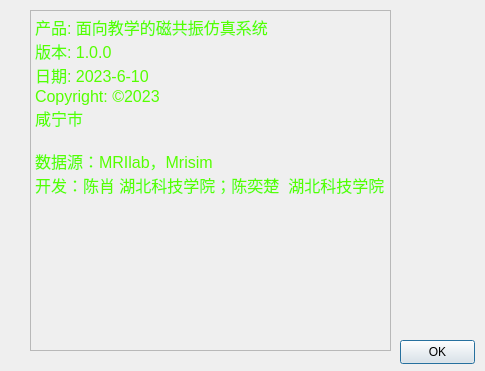
<?xml version="1.0" encoding="UTF-8"?>
<ui version="4.0">
 <class>AboutDialog</class>
 <widget class="QDialog" name="AboutDialog">
  <property name="geometry">
   <rect>
    <x>0</x>
    <y>0</y>
    <width>485</width>
    <height>371</height>
   </rect>
  </property>
  <property name="windowTitle">
   <string>About</string>
  </property>
  <property name="styleSheet">
   <string notr="true">font: 12pt &quot;Tahoma&quot;;</string>
  </property>
  <widget class="QPushButton" name="okBtn">
   <property name="geometry">
    <rect>
     <x>400</x>
     <y>340</y>
     <width>75</width>
     <height>24</height>
    </rect>
   </property>
   <property name="text">
    <string>OK</string>
   </property>
   <property name="icon">
    <iconset>
     <normaloff>.</normaloff>.</iconset>
   </property>
  </widget>
  <widget class="QTextEdit" name="textEdit">
   <property name="enabled">
    <bool>false</bool>
   </property>
   <property name="geometry">
    <rect>
     <x>30</x>
     <y>10</y>
     <width>361</width>
     <height>341</height>
    </rect>
   </property>
   <property name="html">
    <string>&lt;!DOCTYPE HTML PUBLIC &quot;-//W3C//DTD HTML 4.0//EN&quot; &quot;http://www.w3.org/TR/REC-html40/strict.dtd&quot;&gt;
&lt;html&gt;&lt;head&gt;&lt;meta name=&quot;qrichtext&quot; content=&quot;1&quot; /&gt;&lt;style type=&quot;text/css&quot;&gt;
p, li { white-space: pre-wrap; }
&lt;/style&gt;&lt;/head&gt;&lt;body style=&quot; font-family:'Tahoma'; font-size:12pt; font-weight:400; font-style:normal;&quot;&gt;
&lt;p style=&quot; margin-top:0px; margin-bottom:0px; margin-left:0px; margin-right:0px; -qt-block-indent:0; text-indent:0px;&quot;&gt;&lt;span style=&quot; color:#55ff00;&quot;&gt;产品: 面向教学的磁共振仿真系统&lt;/span&gt;&lt;/p&gt;
&lt;p style=&quot; margin-top:0px; margin-bottom:0px; margin-left:0px; margin-right:0px; -qt-block-indent:0; text-indent:0px;&quot;&gt;&lt;span style=&quot; color:#55ff00;&quot;&gt;版本: 1.0.0&lt;/span&gt;&lt;/p&gt;
&lt;p style=&quot; margin-top:0px; margin-bottom:0px; margin-left:0px; margin-right:0px; -qt-block-indent:0; text-indent:0px;&quot;&gt;&lt;span style=&quot; color:#55ff00;&quot;&gt;日期: 2023-6-10&lt;/span&gt;&lt;/p&gt;
&lt;p style=&quot; margin-top:0px; margin-bottom:0px; margin-left:0px; margin-right:0px; -qt-block-indent:0; text-indent:0px;&quot;&gt;&lt;span style=&quot; color:#55ff00;&quot;&gt;Copyright: ©2023&lt;/span&gt;&lt;/p&gt;
&lt;p style=&quot; margin-top:0px; margin-bottom:0px; margin-left:0px; margin-right:0px; -qt-block-indent:0; text-indent:0px;&quot;&gt;&lt;span style=&quot; color:#55ff00;&quot;&gt;咸宁市&lt;/span&gt;&lt;/p&gt;
&lt;p style=&quot;-qt-paragraph-type:empty; margin-top:0px; margin-bottom:0px; margin-left:0px; margin-right:0px; -qt-block-indent:0; text-indent:0px; color:#55ff00;&quot;&gt;&lt;br /&gt;&lt;/p&gt;
&lt;p style=&quot; margin-top:0px; margin-bottom:0px; margin-left:0px; margin-right:0px; -qt-block-indent:0; text-indent:0px;&quot;&gt;&lt;span style=&quot; color:#55ff00;&quot;&gt;数据源：MRIlab，Mrisim&lt;/span&gt;&lt;/p&gt;
&lt;p style=&quot; margin-top:0px; margin-bottom:0px; margin-left:0px; margin-right:0px; -qt-block-indent:0; text-indent:0px;&quot;&gt;&lt;span style=&quot; color:#55ff00;&quot;&gt;开发：陈肖 湖北科技学院；陈奕楚  湖北科技学院&lt;/span&gt;&lt;/p&gt;&lt;/body&gt;&lt;/html&gt;</string>
   </property>
  </widget>
 </widget>
 <resources/>
 <connections>
  <connection>
   <sender>okBtn</sender>
   <signal>clicked()</signal>
   <receiver>AboutDialog</receiver>
   <slot>accept()</slot>
   <hints>
    <hint type="sourcelabel">
     <x>522</x>
     <y>376</y>
    </hint>
    <hint type="destinationlabel">
     <x>197</x>
     <y>229</y>
    </hint>
   </hints>
  </connection>
 </connections>
</ui>
